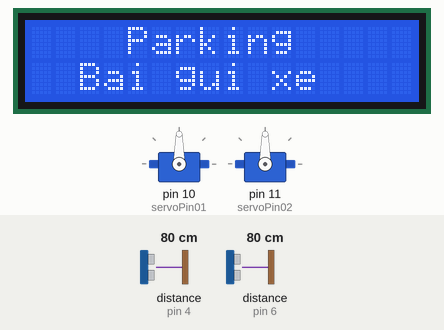
Recording of a sketch running on a simulated Arduino Uno, built with avr-gcc and run on an emulated ATmega328P. Shown: 2 × servo, 16×2 character LCD. The inputs (shaded band) are chosen by the test bench; at power-on: distance to the obstacle (sensors on pin 4, pin 6) 80 cm. The echo pulse lasts 58.3 µs per cm; what the sketch prints to the serial monitor is not drawn.

Above: at 0.1 s.
6.3 s: distance to the obstacle (sensor on pin 4) set to 11 cm
9.3 s: distance to the obstacle (sensor on pin 4) set to 8 cm
At 9.7 s:
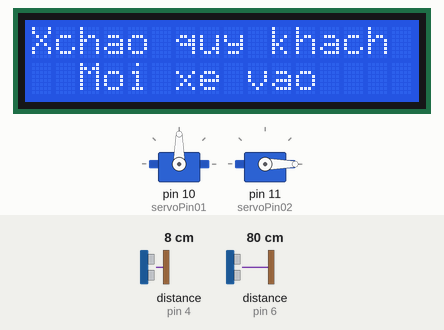
12.3 s: distance to the obstacle (sensor on pin 6) set to 11 cm
14.8 s: distance to the obstacle (sensor on pin 6) set to 8 cm
At 17.5 s:
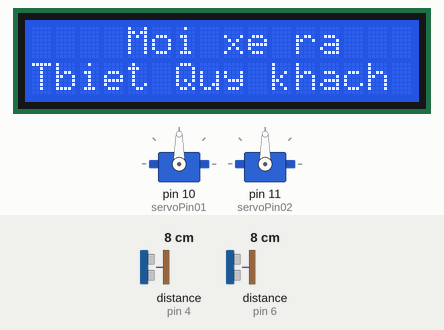
17.8 s: distance to the obstacle (sensor on pin 4) set to 18 cm
At 18.3 s:
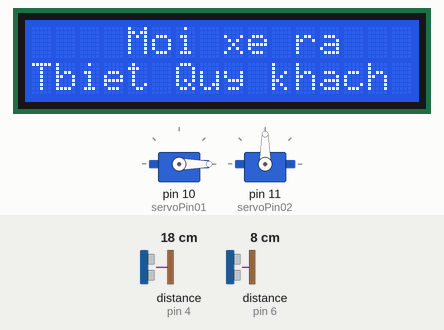
20.8 s: distance to the obstacle (sensor on pin 6) set to 250 cm
At 22.3 s:
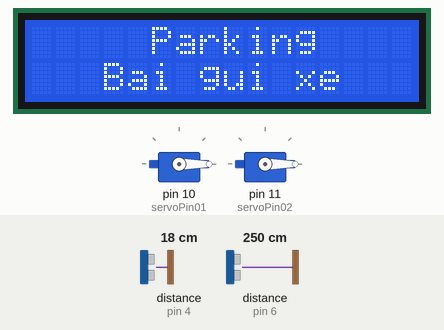
Timing chart, 0 to 23.5 s (numbered marks = the images above; inputs shaded):
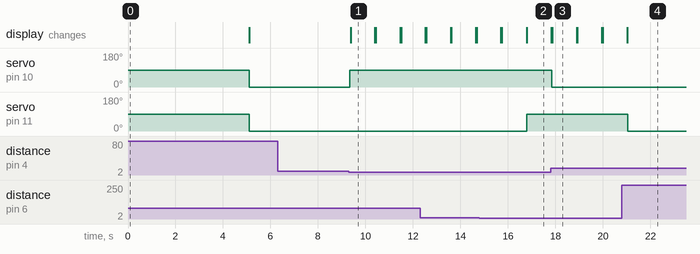

The sketch:

parking_gate.ino
```cpp
#include <Wire.h>
#include <LiquidCrystal_I2C.h>
LiquidCrystal_I2C lcd(0x27, 16, 2);  // or 0x3F
//Cam bien sieu am
#include <Ultrasonic.h>
int trigPin01 = 5;
int echoPin01 = 4;
int trigPin02 = 7;
int echoPin02 = 6;
Ultrasonic ultrasonic01(trigPin01, echoPin01);
Ultrasonic ultrasonic02(trigPin02, echoPin02);
int distance01;
int distance02;
//Servo
#include <Servo.h>
#define servoPin01 10
#define servoPin02 11
Servo servo01;
Servo servo02;

void setup() {
  Serial.begin(9600);
  // Attach the Servo variable to a pin:
  servo01.attach(servoPin01);
  servo02.attach(servoPin02);
  //lcd
  lcd.init();
  lcd.backlight();
  lcd.setCursor(0, 0);  //frint from column 3, row 0
  lcd.print("    Parking");
  lcd.setCursor(0, 1);
  lcd.print("  Bai gui xe   ");
  delay(5000);
  lcd.clear();
}

void loop() {
  distance01 = ultrasonic01.read();
  distance02 = ultrasonic02.read();

  Serial.print("Distance 01: ");
  Serial.print(distance01);
  Serial.print(" *** Distance 02: ");
  Serial.println(distance02);
  //gate 01
  if (distance01 < 10) {
    servo01.write(90);

    lcd.setCursor(0, 0);  //frint from column 3, row 0
    lcd.print("Xchao quy khach");
    lcd.setCursor(0, 1);
    lcd.print("  Moi xe vao  ");
    delay(1000);

    lcd.clear();
    lcd.setCursor(0, 0);  //frint from column 3, row 0
    lcd.print("    Parking");
    lcd.setCursor(0, 1);
    lcd.print("  Bai gui xe   ");
  } else {
    servo01.write(0);
  }
  //gate 02
  if (distance02 < 10) {
    lcd.clear();
    servo02.write(90);
    lcd.setCursor(0, 0);  //frint from column 3, row 0
    lcd.print("    Moi xe ra  ");
    lcd.setCursor(0, 1);
    lcd.print("Tbiet Quy khach");
    delay(1000);
    lcd.clear();
    lcd.setCursor(0, 0);  //frint from column 3, row 0
    lcd.print("     Parking");
    lcd.setCursor(0, 1);
    lcd.print("   Bai gui xe   ");
  } else {
    servo02.write(0);
  }
}
```

Measured:
- the behaviour switches between 10 and 9 cm on distance to the obstacle (sensor on pin 4) (found by bisection; images 0 and 1)
- the behaviour switches between 10 and 9 cm on distance to the obstacle (sensor on pin 6) (found by bisection; images 1 and 2)
- after the input at 6.3 s, every drawn part: stays the same
- after the input at 9.3 s, servo on pin 10 (servoPin01): 0° → 90° after 0.05 s; the display: changes after 0.07 s (image 1)
- after the input at 14.8 s, servo on pin 11 (servoPin02): 0° → 90° after 2.0 s; the display: first differs from a run without the input after 2.0 s (image 2)
- after the input at 17.8 s, servo on pin 10 (servoPin01): 90° → 0° after 0.05 s
- after the input at 20.8 s, servo on pin 11 (servoPin02): 90° → 0° after 0.24 s
- what the display in image 1 shows lasts 1.0 s, from 9.4 s to 10.4 s
